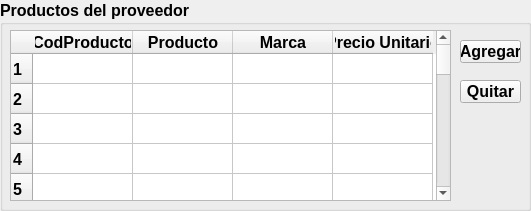
     <widget class="QGroupBox" name="groupBox_datosContacto_4">
      <property name="geometry">
       <rect>
        <x>350</x>
        <y>320</y>
        <width>531</width>
        <height>211</height>
       </rect>
      </property>
      <property name="minimumSize">
       <size>
        <width>421</width>
        <height>211</height>
       </size>
      </property>
      <property name="maximumSize">
       <size>
        <width>700</width>
        <height>225</height>
       </size>
      </property>
      <property name="font">
       <font>
        <pointsize>12</pointsize>
        <weight>75</weight>
        <bold>true</bold>
       </font>
      </property>
      <property name="cursor">
       <cursorShape>ArrowCursor</cursorShape>
      </property>
      <property name="autoFillBackground">
       <bool>false</bool>
      </property>
      <property name="title">
       <string>Productos del proveedor</string>
      </property>
      <widget class="QTableWidget" name="tablaProductos">
       <property name="geometry">
        <rect>
         <x>10</x>
         <y>30</y>
         <width>441</width>
         <height>171</height>
        </rect>
       </property>
       <property name="styleSheet">
        <string notr="true"/>
       </property>
       <row>
        <property name="text">
         <string>1</string>
        </property>
       </row>
       <row>
        <property name="text">
         <string>2</string>
        </property>
       </row>
       <row>
        <property name="text">
         <string>3</string>
        </property>
       </row>
       <row>
        <property name="text">
         <string>4</string>
        </property>
       </row>
       <row>
        <property name="text">
         <string>5</string>
        </property>
       </row>
       <row>
        <property name="text">
         <string>6</string>
        </property>
       </row>
       <row>
        <property name="text">
         <string>7</string>
        </property>
       </row>
       <row>
        <property name="text">
         <string>8</string>
        </property>
       </row>
       <row>
        <property name="text">
         <string>9</string>
        </property>
       </row>
       <row>
        <property name="text">
         <string>10</string>
        </property>
       </row>
       <row>
        <property name="text">
         <string>11</string>
        </property>
       </row>
       <row>
        <property name="text">
         <string>12</string>
        </property>
       </row>
       <row>
        <property name="text">
         <string>14</string>
        </property>
       </row>
       <row>
        <property name="text">
         <string>15</string>
        </property>
       </row>
       <row>
        <property name="text">
         <string>15</string>
        </property>
       </row>
       <row>
        <property name="text">
         <string>16</string>
        </property>
       </row>
       <row>
        <property name="text">
         <string>17</string>
        </property>
       </row>
       <row>
        <property name="text">
         <string>18</string>
        </property>
       </row>
       <row>
        <property name="text">
         <string>20</string>
        </property>
       </row>
       <column>
        <property name="text">
         <string>CodProducto</string>
        </property>
       </column>
       <column>
        <property name="text">
         <string>Producto</string>
        </property>
       </column>
       <column>
        <property name="text">
         <string>Marca</string>
        </property>
       </column>
       <column>
        <property name="text">
         <string>Precio Unitario</string>
        </property>
       </column>
      </widget>
      <widget class="QPushButton" name="btn_agregar">
       <property name="geometry">
        <rect>
         <x>460</x>
         <y>40</y>
         <width>61</width>
         <height>23</height>
        </rect>
       </property>
       <property name="text">
        <string>Agregar</string>
       </property>
      </widget>
      <widget class="QPushButton" name="btn_quitar">
       <property name="geometry">
        <rect>
         <x>460</x>
         <y>80</y>
         <width>61</width>
         <height>23</height>
        </rect>
       </property>
       <property name="text">
        <string>Quitar</string>
       </property>
      </widget>
     </widget>
